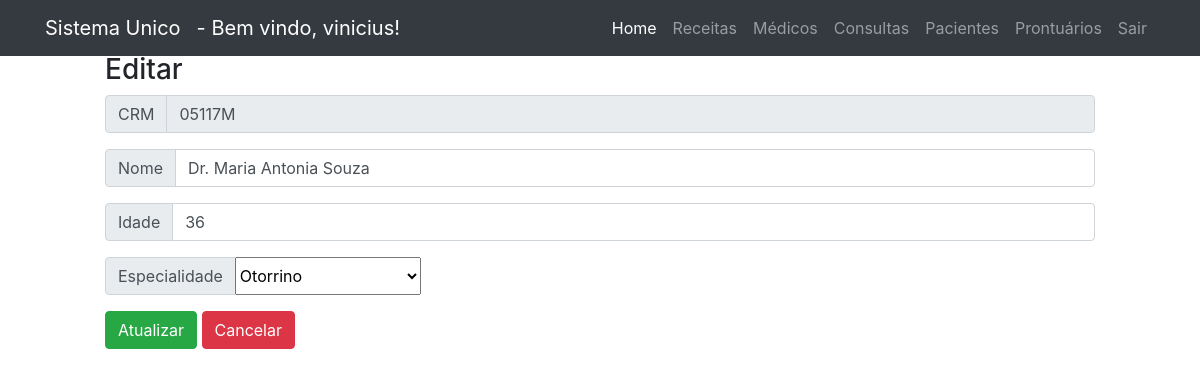
Page /public/doctor/editDoctor.php?crm=05117M (signed in) on the committed database.
### tables this page shows
CREATE TABLE `usuarios` (
  `id_usuario` int(11) NOT NULL,
  `user` varchar(20) DEFAULT NULL,
  `senha` varchar(100) DEFAULT NULL,
  `prioridade` int(11) DEFAULT NULL,
  `nome` varchar(100) DEFAULT NULL
);

CREATE TABLE `medico` (
  `CRM` varchar(6) NOT NULL,
  `nome` varchar(200) NOT NULL,
  `idade` int(11) NOT NULL,
  `especialidade_id` int(11) NOT NULL
);

### public/doctor/editDoctor.php (the view, shortened to what this page needs)
<?php
    include("../templates/header.php");
    include_once("../../data/db_connection.php");
?>
<?php
    if (isset ($_GET["crm"])) {
        $crm = $_GET["crm"];
        $sql = "SELECT * FROM medico WHERE CRM = '". $crm . "'";
        $resultado = $connection->query($sql);
        $medico = $resultado->fetch_assoc();
?>
<div class="form">
        <form action="updateDoctor.php" method="POST" style="margin-left: 100px; margin-right: 100px;">
            <h3>Editar</h3>
            <div class="input-group mb-3">
                <div class="input-group-prepend">
                    <span class="input-group-text" id="inputGroup-sizing-default">CRM</span>
                </div>
                <input type="text" name="txtCRM" class="form-control" id="txtCRM" aria-label="Default" aria-describedby="inputGroup-sizing-default" value="<?php  echo $medico["CRM"]?>" readonly>
            </div>
            <div class="input-group mb-3">
                <div class="input-group-prepend">
                    <span class="input-group-text" id="inputGroup-sizing-default">Nome</span>
                </div>
                <input type="text" name="txtNome" class="form-control" id="txtNome" aria-label="Default" aria-describedby="inputGroup-sizing-default" value="<?php  echo $medico["nome"]?>">
            </div>
            <div class="input-group mb-3">
                <div class="input-group-prepend">
                    <span class="input-group-text" id="inputGroup-sizing-default">Idade</span>
                </div>
                <input type="number" name="numIdade" class="form-control" id="numIdade" aria-label="Default" aria-describedby="inputGroup-sizing-default"  value="<?php  echo $medico["idade"]?>">
            </div>
            <div class="input-group mb-3">
                <div class="input-group-prepend">
                    <span class="input-group-text" id="inputGroup-sizing-default">Especialidade</span>
                </div>
                <select class="form-select" name="especialidade_id" id="especialidade_id">
                    <?php
                        $sqlQuery = "SELECT * FROM especialidade_medico ORDER BY especialidade_id";
                        $especialidade = $connection -> query($sqlQuery);
                        if($especialidade -> num_rows > 0)
                        {
                            while($row = $especialidade -> fetch_assoc()){
                                if ($row["especialidade_id"] === $medico["especialidade_id"]) {
                    ?>
                        <option value="<?php echo $row["especialidade_id"]?>" selected><?php echo $row["descricao"]?></option>
                        <?php
                                }else {
                         ?>
                        <option value="<?php echo $row["especialidade_id"]?>"><?php echo $row["descricao"]?></option>
                    <?php
                                }
                            }
                        }
                    ?>
                </select>
            </div>
            <div class="buttons">
                <input type="submit" class="btn btn-success" value="Atualizar">
                <input type="reset" class="btn btn-danger" value="Cancelar">
            </div>
        </form>
    </div>
<?php
    }
?>

### public/templates/header.php (shortened to what this page needs)
<?php
include_once("../../data/db_connection.php");
?>
<!DOCTYPE html>
<html lang="en">
<head>
  <link rel="stylesheet" href="https://maxcdn.bootstrapcdn.com/bootstrap/4.5.2/css/bootstrap.min.css">
  <link rel="stylesheet" href="../styles/main.css" />
</head>
<body>
  <nav class="navbar navbar-expand-lg navbar-dark bg-dark fixed-top">
    <div class="container">
      <a class="navbar-brand" href="#">Sistema Unico</a>
      <?php
if (isset($_SESSION['paciente'])) {
  $id=$_SESSION['paciente'];
}else{
  if (isset($_SESSION['medico'])) {
    $id=$_SESSION['medico'];
}else{
  if (isset($_SESSION['adm'])) {
    $id=$_SESSION['adm'];
  }
}
}
      if (isset($_SESSION['paciente']) or isset($_SESSION['medico']) or isset($_SESSION['adm'])) {
      $sql3 = "SELECT nome from  usuarios where id_usuario = $id";
      $resultado3 = $connection->query($sql3);
      $row = $resultado3->fetch_assoc();
      $nome=$row["nome"];
      ?>
        <a class="navbar-brand" href="#"><?php echo "- Bem vindo, ".$nome."!"; ?></a>
      <?php
      }
      ?>
      <div class="collapse navbar-collapse" id="navbarResponsive">
        <ul class="navbar-nav ml-auto">
          <?php
          if (isset($_SESSION['medico']) or isset($_SESSION['paciente']) or isset($_SESSION['adm'])) {
          ?>
            <li class="nav-item active">
              <a class="nav-link" href="../home/home.php">Home
              </a>
            </li>
            <li class="nav-item">
              <a class="nav-link" href="../prescription/listPrescription.php">Receitas</a>
            </li>
          <?php
          }
          ?>
          <?php
          if (isset($_SESSION['adm'])) {
          ?>
            <li class="nav-item">
              <a class="nav-link" href="../doctor/listDoctor.php">Médicos</a>
            </li>
          <?php
          }
          ?>
          <?php
          if (isset($_SESSION['adm']) or isset($_SESSION['medico'])) {
          ?>
            <li class="nav-item">
              <a class="nav-link" href="../medicalConsultation/listMedicalConsult.php">Consultas</a>
            </li>
            <li class="nav-item">
              <a class="nav-link" href="../patient/listPatient.php">Pacientes</a>
            </li>
            <li class="nav-item">
              <a class="nav-link" href="../medicalRecord/listMedicalRecord.php">Prontuários</a>
            </li>
          <?php
          }
          ?>
          <?php
          if (isset($_SESSION['medico']) or isset($_SESSION['paciente']) or isset($_SESSION['adm'])) {
          ?>
            <li class="nav-item">
              <a class="nav-link" href="../auth/sair.php">Sair</a>
            </li>
          <?php
          }
          ?>
        </ul>
      </div>
    </div>
  </nav>
  <br>
  <br>
</body>
</html>

### public/styles/main.css (style rules this page uses)
body { padding: 5px; }

### rows in the picture
usuarios: nome "vinicius"
medico: txtCRM "05117M", txtNome "Dr. Maria Antonia Souza", numIdade "36"

### other values in the picture
form field especialidade_id "Otorrino"
